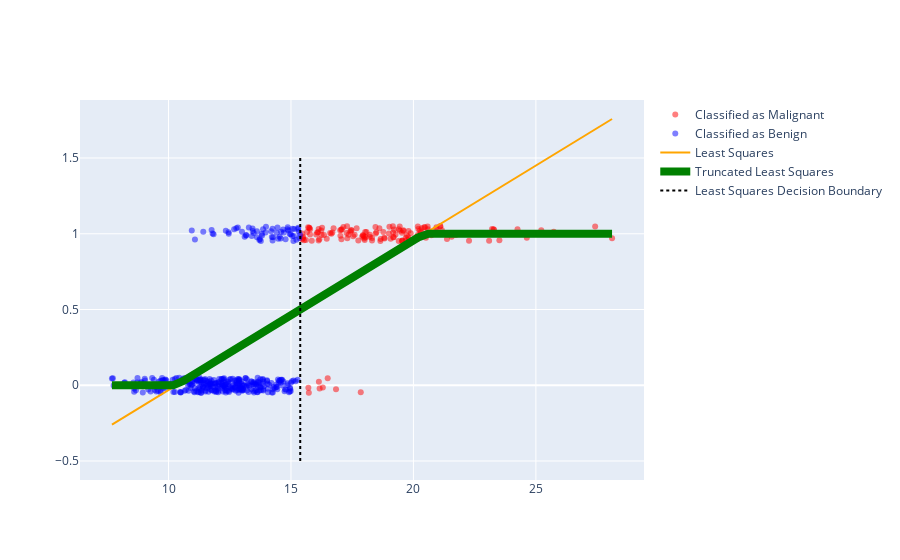

This figure's notebook cell:
### Code cell
p_line = go.Scatter(name="Truncated Least Squares",
    x=X_plt.flatten(), y=bound01(lin_reg.predict(X_plt)), 
    mode="lines", line=dict(color="green", width=8))
py.iplot([mal_points, ben_points, model_line, p_line, dec_line], filename="lr-06")

### Figure 1 — Plotly figure (JSON) as saved in the notebook; plotly's stock layout.template omitted (floating-point values rounded to 4 significant figures; data arrays with more than 128 entries replaced by an {"elided": "..."} marker saying what was removed)
{"data": [{"marker": {"color": "red", "opacity": 0.5}, "mode": "markers", "name": "Classified as Malignant", "type": "scatter", "x": {"elided": "142 float values"}, "y": {"elided": "142 float values"}}, {"marker": {"color": "blue", "opacity": 0.5}, "mode": "markers", "name": "Classified as Benign", "type": "scatter", "x": {"elided": "370 float values"}, "y": {"elided": "370 float values"}}, {"line": {"color": "orange"}, "mode": "lines", "name": "Least Squares", "type": "scatter", "x": [7.691, 8.108, 8.524, 8.941, 9.358, 9.775, 10.19, 10.61, 11.02, 11.44, 11.86, 12.27, 12.69, 13.11, 13.52, 13.94, 14.36, 14.78, 15.19, 15.61, 16.03, 16.44, 16.86, 17.28, 17.69, 18.11, 18.53, 18.94, 19.36, 19.78, 20.19, 20.61, 21.03, 21.44, 21.86, 22.28, 22.69, 23.11, 23.53, 23.94, 24.36, 24.78, 25.19, 25.61, 26.03, 26.44, 26.86, 27.28, 27.69, 28.11], "y": [-0.2593, -0.2181, -0.1769, -0.1358, -0.09463, -0.05347, -0.01231, 0.02884, 0.07, 0.1112, 0.1523, 0.1935, 0.2346, 0.2758, 0.3169, 0.3581, 0.3992, 0.4404, 0.4816, 0.5227, 0.5639, 0.605, 0.6462, 0.6873, 0.7285, 0.7697, 0.8108, 0.852, 0.8931, 0.9343, 0.9754, 1.017, 1.058, 1.099, 1.14, 1.181, 1.222, 1.264, 1.305, 1.346, 1.387, 1.428, 1.469, 1.51, 1.552, 1.593, 1.634, 1.675, 1.716, 1.757]}, {"line": {"color": "green", "width": 8}, "mode": "lines", "name": "Truncated Least Squares", "type": "scatter", "x": [7.691, 8.108, 8.524, 8.941, 9.358, 9.775, 10.19, 10.61, 11.02, 11.44, 11.86, 12.27, 12.69, 13.11, 13.52, 13.94, 14.36, 14.78, 15.19, 15.61, 16.03, 16.44, 16.86, 17.28, 17.69, 18.11, 18.53, 18.94, 19.36, 19.78, 20.19, 20.61, 21.03, 21.44, 21.86, 22.28, 22.69, 23.11, 23.53, 23.94, 24.36, 24.78, 25.19, 25.61, 26.03, 26.44, 26.86, 27.28, 27.69, 28.11], "y": [0, 0, 0, 0, 0, 0, 0, 0.02884, 0.07, 0.1112, 0.1523, 0.1935, 0.2346, 0.2758, 0.3169, 0.3581, 0.3992, 0.4404, 0.4816, 0.5227, 0.5639, 0.605, 0.6462, 0.6873, 0.7285, 0.7697, 0.8108, 0.852, 0.8931, 0.9343, 0.9754, 1, 1, 1, 1, 1, 1, 1, 1, 1, 1, 1, 1, 1, 1, 1, 1, 1, 1, 1]}, {"line": {"color": "black", "dash": "dot"}, "mode": "lines", "name": "Least Squares Decision Boundary", "type": "scatter", "x": [15.38, 15.38], "y": [-0.5, 1.5]}], "layout": {}}
